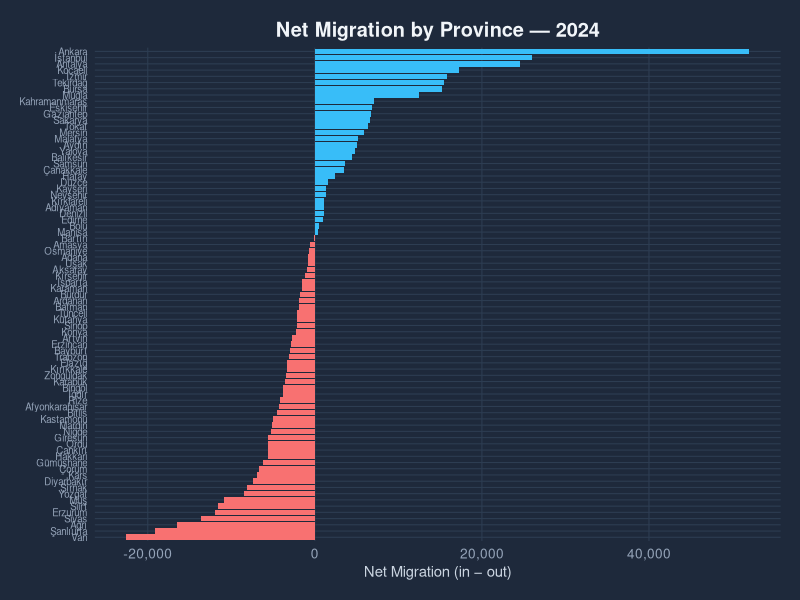
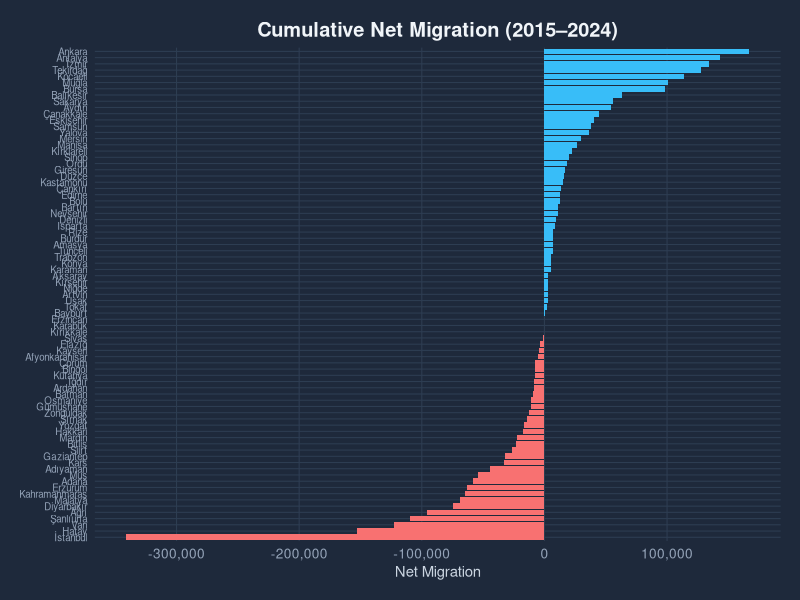
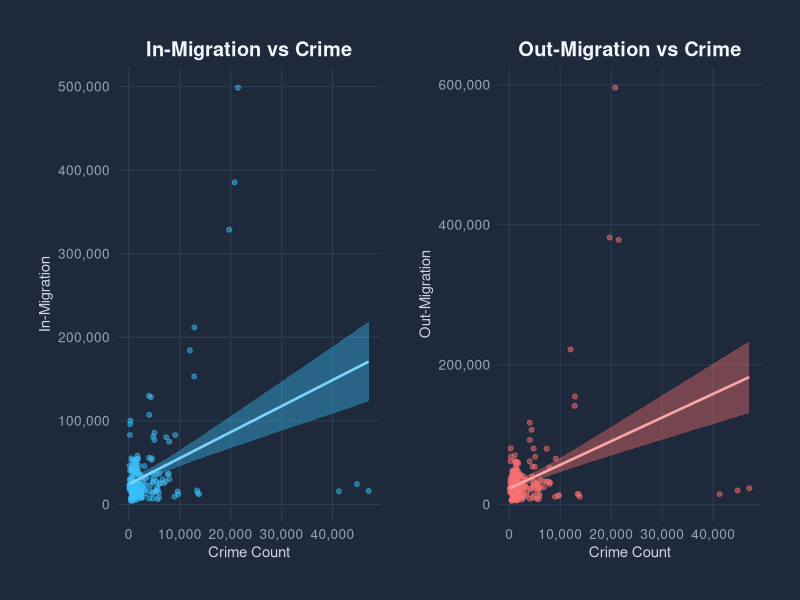
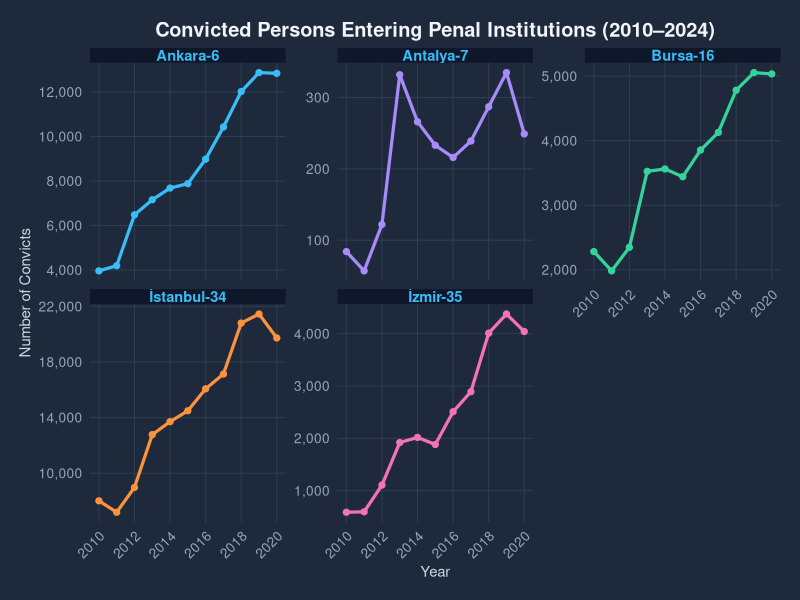
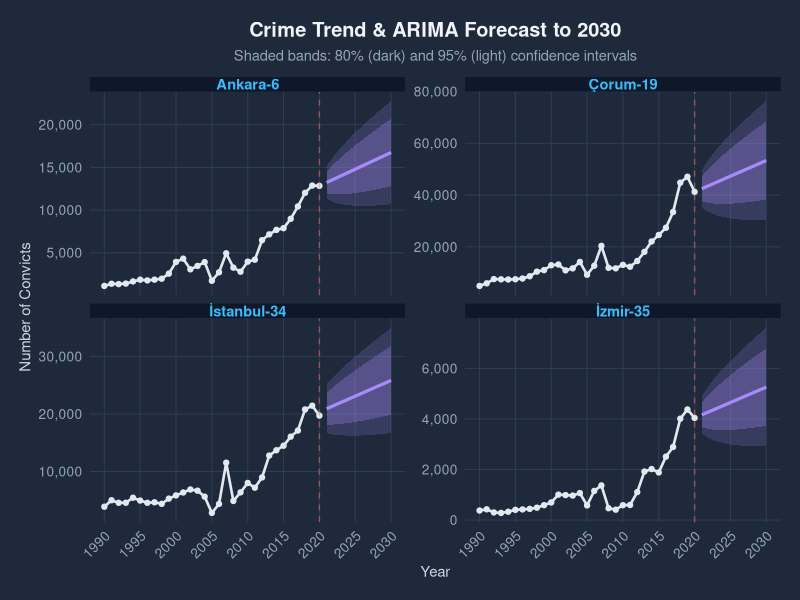
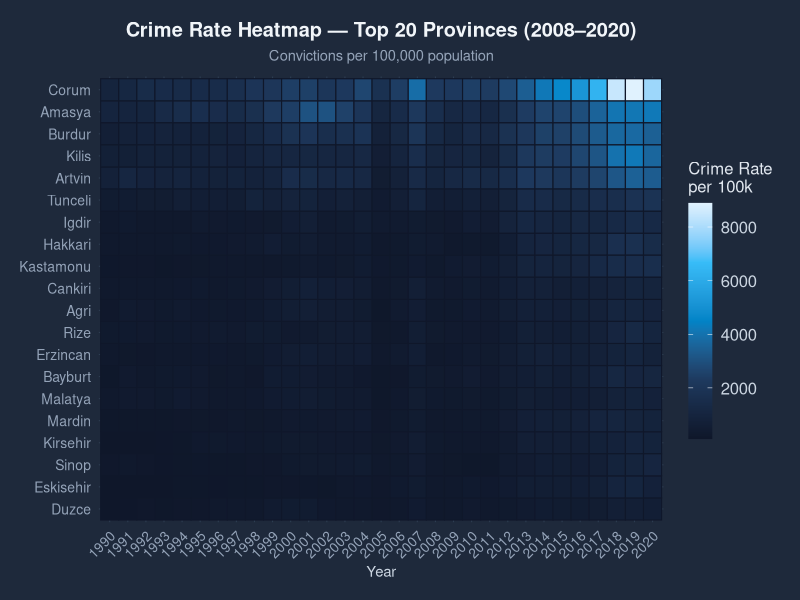
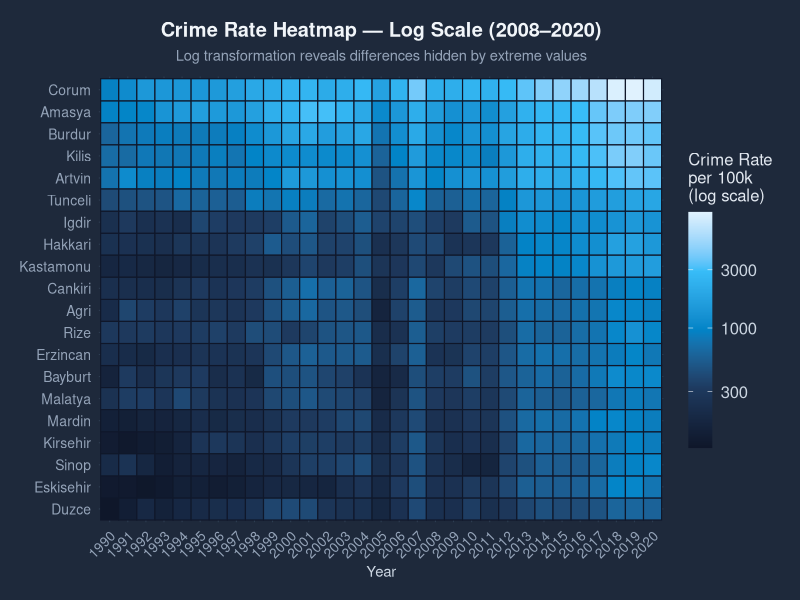
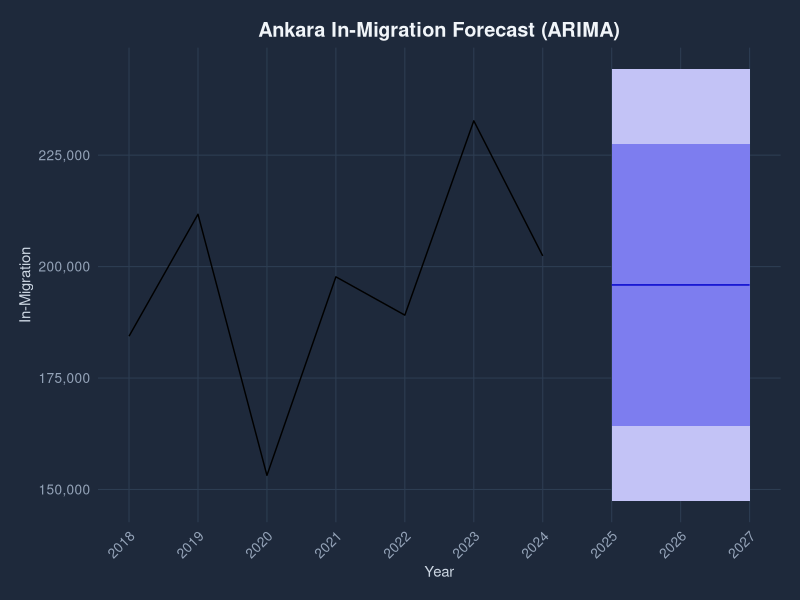

Here is the R script that generated these plots, in order:
## ---- chunk 1
#| message: false
#| warning: false
#| code-fold: false

library(readxl)
library(dplyr)
library(tidyr)
library(ggplot2)
library(scales)
library(forecast)
library(patchwork)
library(knitr)

# ── Dark ggplot2 theme matching the website ──────────────────────────────────
theme_dark_site <- function(base_size = 12) {
  theme_minimal(base_size = base_size) %+replace%
    theme(
      plot.background   = element_rect(fill = "#1e293b", color = NA),
      panel.background  = element_rect(fill = "#1e293b", color = NA),
      panel.grid.major  = element_line(color = "#2d3d52", linewidth = 0.35),
      panel.grid.minor  = element_blank(),
      axis.text         = element_text(color = "#94a3b8", size = base_size * 0.82),
      axis.title        = element_text(color = "#cbd5e1", size = base_size * 0.9),
      plot.title        = element_text(color = "#f1f5f9", face = "bold",
                                       size = base_size * 1.2, hjust = 0.5,
                                       margin = margin(b = 6)),
      plot.subtitle     = element_text(color = "#94a3b8", size = base_size * 0.88,
                                       hjust = 0.5, margin = margin(b = 10)),
      plot.caption      = element_text(color = "#64748b", size = base_size * 0.75),
      strip.background  = element_rect(fill = "#0f172a", color = NA),
      strip.text        = element_text(color = "#38bdf8", face = "bold",
                                       size = base_size * 0.88),
      legend.background = element_rect(fill = "#1e293b", color = NA),
      legend.text       = element_text(color = "#cbd5e1"),
      legend.title      = element_text(color = "#e2e8f0"),
      plot.margin       = margin(14, 14, 14, 14)
    )
}
theme_set(theme_dark_site())

COL_POS  <- "#38bdf8"   # sky-blue  — positive / in-migration
COL_NEG  <- "#f87171"   # coral-red — negative / out-migration
COL_FCST <- "#a78bfa"   # violet    — forecast
## ---- chunk 2
#| message: false
#| warning: false

il_temizle <- function(x) {
  x <- trimws(x)
  x <- gsub("İ","I",x); x <- gsub("ı","i",x)
  x <- gsub("ğ","g",x); x <- gsub("Ğ","G",x)
  x <- gsub("ü","u",x); x <- gsub("Ü","U",x)
  x <- gsub("ş","s",x); x <- gsub("Ş","S",x)
  x <- gsub("ö","o",x); x <- gsub("Ö","O",x)
  x <- gsub("ç","c",x); x <- gsub("Ç","C",x)
  toupper(x)
}

goc_cols <- c("Yil","Il","Toplam","Tayin","IsBulma","Egitim","Aile",
              "Konut","AileBagimli","MemleketeDonus","Saglik",
              "EvAlma","Emeklilik","Diger","Bilinmeyen")

goc_alan <- read_excel("data/aldigi_goc.xls", sheet = 1,
                        skip = 3, col_names = FALSE) %>%
  setNames(goc_cols) %>%
  fill(Yil, .direction = "down") %>%
  filter(!is.na(Il), !grepl("Province|Toplam|İl", Il, ignore.case = TRUE)) %>%
  mutate(Il_key = il_temizle(Il),
         across(c(Yil, Toplam:Bilinmeyen), ~ suppressWarnings(as.numeric(.)))) %>%
  filter(!is.na(Yil))

goc_veren <- read_excel("data/verdigi_goc.xls", sheet = 1,
                         skip = 3, col_names = FALSE) %>%
  setNames(goc_cols) %>%
  fill(Yil, .direction = "down") %>%
  filter(!is.na(Il), !grepl("Province|Toplam|İl", Il, ignore.case = TRUE)) %>%
  mutate(Il_key = il_temizle(Il),
         across(c(Yil, Toplam:Bilinmeyen), ~ suppressWarnings(as.numeric(.)))) %>%
  filter(!is.na(Yil))

crime_raw   <- read_excel("data/suc.xls", sheet = 1)
sucsuc      <- crime_raw
crime_clean <- crime_raw[-1, ]
colnames(crime_clean)[1] <- "Yil"

crime_long <- crime_clean %>%
  select(-2) %>%
  pivot_longer(cols = -Yil, names_to = "Il", values_to = "SucSayisi") %>%
  mutate(Il        = gsub("-.*", "", Il),
         Il_key    = il_temizle(Il),
         Yil       = suppressWarnings(as.numeric(Yil)),
         SucSayisi = suppressWarnings(as.numeric(SucSayisi)))

heat_df <- crime_long %>% rename(Suc = SucSayisi)

crime_2018 <- crime_long %>% filter(Yil >= 2018)

analiz_df <- goc_alan %>%
  select(Yil, Il, Il_key, AlinanGoc = Toplam) %>%
  left_join(goc_veren %>% select(Yil, Il_key, VerilenGoc = Toplam),
            by = c("Yil", "Il_key")) %>%
  left_join(crime_2018  %>% select(Yil, Il_key, SucSayisi),
            by = c("Yil", "Il_key")) %>%
  select(Yil, Il, AlinanGoc, VerilenGoc, SucSayisi)

suc_long <- sucsuc %>%
  rename(Yil = 1) %>%
  select(-2) %>%
  pivot_longer(cols = -Yil, names_to = "Il", values_to = "HukumluSayisi") %>%
  mutate(Yil = suppressWarnings(as.numeric(Yil)),
         HukumluSayisi = suppressWarnings(as.numeric(HukumluSayisi))) %>%
  filter(!is.na(Yil), !is.na(HukumluSayisi))
## ---- chunk 3
#| fig-width: 9
#| fig-height: 10

net_2024 <- goc_alan %>%
  filter(Yil == 2024) %>%
  select(Il, AlinanGoc = Toplam) %>%
  left_join(goc_veren %>% filter(Yil == 2024) %>%
              select(Il, VerilenGoc = Toplam), by = "Il") %>%
  mutate(Net = AlinanGoc - VerilenGoc) %>%
  filter(!is.na(Net))

ggplot(net_2024, aes(reorder(Il, Net), Net, fill = Net > 0)) +
  geom_col() +
  coord_flip() +
  scale_y_continuous(labels = comma) +
  scale_fill_manual(values = c(COL_NEG, COL_POS), guide = "none") +
  labs(title = "Net Migration by Province — 2024",
       x = NULL, y = "Net Migration (in − out)") +
  theme(axis.text.y = element_text(size = 7))
## ---- chunk 4
#| fig-width: 9
#| fig-height: 10

sy <- max(goc_alan$Yil, na.rm = TRUE); iy <- sy - 9

net_10 <- goc_alan %>% filter(Yil >= iy) %>%
  group_by(Il) %>% summarise(In  = sum(Toplam, na.rm = TRUE), .groups = "drop") %>%
  left_join(goc_veren %>% filter(Yil >= iy) %>%
              group_by(Il) %>% summarise(Out = sum(Toplam, na.rm = TRUE), .groups = "drop"),
            by = "Il") %>%
  mutate(Net = In - Out) %>% filter(!is.na(Net))

ggplot(net_10, aes(reorder(Il, Net), Net, fill = Net > 0)) +
  geom_col() +
  coord_flip() +
  scale_y_continuous(labels = comma) +
  scale_fill_manual(values = c(COL_NEG, COL_POS), guide = "none") +
  labs(title = paste0("Cumulative Net Migration (", iy, "–", sy, ")"),
       x = NULL, y = "Net Migration") +
  theme(axis.text.y = element_text(size = 7))
## ---- chunk 5
#| message: false

df_cor <- analiz_df %>%
  filter(!is.na(SucSayisi), !is.na(AlinanGoc), !is.na(VerilenGoc))

ci  <- cor.test(df_cor$AlinanGoc,  df_cor$SucSayisi)
co  <- cor.test(df_cor$VerilenGoc, df_cor$SucSayisi)

tibble(
  Comparison     = c("In-Migration vs Crime", "Out-Migration vs Crime"),
  `Pearson r`    = round(c(ci$estimate, co$estimate), 4),
  `t-statistic`  = round(c(ci$statistic, co$statistic), 3),
  `p-value`      = format(c(ci$p.value, co$p.value), scientific = TRUE, digits = 3),
  `95% CI Lower` = round(c(ci$conf.int[1], co$conf.int[1]), 4),
  `95% CI Upper` = round(c(ci$conf.int[2], co$conf.int[2]), 4)
) %>% kable(align = c("l","r","r","r","r","r"),
            caption = "Pearson Correlation: Migration vs. Crime Count")
## ---- chunk 6
lm_in  <- lm(AlinanGoc  ~ SucSayisi, data = df_cor)
lm_out <- lm(VerilenGoc ~ SucSayisi, data = df_cor)

make_row <- function(m, label) {
  s <- coef(summary(m))
  r2 <- round(summary(m)$r.squared, 4)
  data.frame(Model = c(label,""), Term = rownames(s),
             Estimate = round(s[,1],3), SE = round(s[,2],3),
             `t value` = round(s[,3],3),
             `p-value` = signif(s[,4],3),
             `R²` = c(r2, NA), check.names = FALSE)
}

rbind(make_row(lm_in,"In-Migration ~ Crime"),
      make_row(lm_out,"Out-Migration ~ Crime")) %>%
  kable(align = c("l","l","r","r","r","r","r"),
        caption = "Linear Regression: Migration ~ Crime Count")
## ---- chunk 7
#| fig-width: 10
#| fig-height: 4.5

p1 <- ggplot(df_cor, aes(SucSayisi, AlinanGoc)) +
  geom_point(color = COL_POS, alpha = 0.5, size = 1.4) +
  geom_smooth(method = "lm", color = "#7dd3fc", fill = "#38bdf822", linewidth = 0.9) +
  scale_x_continuous(labels = comma) + scale_y_continuous(labels = comma) +
  labs(title = "In-Migration vs Crime", x = "Crime Count", y = "In-Migration")

p2 <- ggplot(df_cor, aes(SucSayisi, VerilenGoc)) +
  geom_point(color = COL_NEG, alpha = 0.5, size = 1.4) +
  geom_smooth(method = "lm", color = "#fca5a5", fill = "#f8717122", linewidth = 0.9) +
  scale_x_continuous(labels = comma) + scale_y_continuous(labels = comma) +
  labs(title = "Out-Migration vs Crime", x = "Crime Count", y = "Out-Migration")

p1 + p2
## ---- chunk 8
#| fig-width: 10
#| fig-height: 6

buyuk <- c("İstanbul-34","Ankara-6","İzmir-35","Antalya-7","Bursa-16")

ggplot(suc_long %>% filter(Il %in% buyuk, Yil >= 2010),
       aes(Yil, HukumluSayisi, color = Il)) +
  geom_line(linewidth = 1.1) + geom_point(size = 1.8) +
  facet_wrap(~Il, scales = "free_y", nrow = 2) +
  scale_y_continuous(labels = comma) +
  scale_x_continuous(breaks = seq(2010,2024,2)) +
  scale_color_manual(values = c("#38bdf8","#a78bfa","#34d399","#fb923c","#f472b6")) +
  labs(title = "Convicted Persons Entering Penal Institutions (2010–2024)",
       x = "Year", y = "Number of Convicts") +
  theme(legend.position = "none", axis.text.x = element_text(angle = 45, hjust = 1))
## ---- chunk 9
#| fig-width: 10
#| fig-height: 8

iller <- c("İstanbul-34","Ankara-6","İzmir-35","Çorum-19")
res   <- data.frame()

for (il in iller) {
  d <- suc_long %>% filter(Il == il) %>% arrange(Yil)
  if (nrow(d) < 5) next
  sy  <- max(d$Yil); h <- 2030 - sy
  ts_ <- ts(d$HukumluSayisi, start = min(d$Yil), frequency = 1)
  fit <- auto.arima(ts_, seasonal = FALSE, stepwise = TRUE, approximation = TRUE)
  fc  <- forecast(fit, h = h)
  res <- bind_rows(res,
    data.frame(Il=il, Yil=d$Yil, Val=d$HukumluSayisi, Type="Actual",
               L80=NA,U80=NA,L95=NA,U95=NA),
    data.frame(Il=il, Yil=seq(sy+1,2030),
               Val=as.numeric(fc$mean), Type="Forecast",
               L80=as.numeric(fc$lower[,1]), U80=as.numeric(fc$upper[,1]),
               L95=as.numeric(fc$lower[,2]), U95=as.numeric(fc$upper[,2])))
}

ggplot(res, aes(Yil, Val)) +
  geom_ribbon(data=filter(res,Type=="Forecast"), aes(ymin=L95,ymax=U95),
              fill=COL_FCST, alpha=0.18) +
  geom_ribbon(data=filter(res,Type=="Forecast"), aes(ymin=L80,ymax=U80),
              fill=COL_FCST, alpha=0.30) +
  geom_line(data=filter(res,Type=="Actual"),  color="#e2e8f0", linewidth=0.9) +
  geom_point(data=filter(res,Type=="Actual"), color="#e2e8f0", size=1.5) +
  geom_line(data=filter(res,Type=="Forecast"),color=COL_FCST,  linewidth=1.1) +
  geom_vline(xintercept=2020, linetype="dashed", color=COL_NEG, alpha=0.5) +
  facet_wrap(~Il, scales="free_y", ncol=2) +
  scale_x_continuous(breaks=seq(1990,2030,5), limits=c(1990,2030)) +
  scale_y_continuous(labels=comma) +
  labs(title    = "Crime Trend & ARIMA Forecast to 2030",
       subtitle = "Shaded bands: 80% (dark) and 95% (light) confidence intervals",
       x="Year", y="Number of Convicts") +
  theme(axis.text.x = element_text(angle=45, hjust=1))
## ---- chunk 10
tibble(
  Province  = c("İstanbul","Ankara","İzmir","Çorum"),
  `2021`    = c(20923L, 13231L,  4163L, 42478L),
  `2025`    = c(23117L, 14793L,  4652L, 47325L),
  `2030`    = c(25858L, 16746L,  5262L, 53385L)
) %>%
  mutate(across(where(is.integer), ~ format(.x, big.mark=","))) %>%
  kable(align = c("l","r","r","r"),
        caption = "ARIMA Point-Estimate Forecasts — Number of Convicted Persons")
## ---- chunk 11
#| message: false

population_df <- tibble(
  Il = c("Adana","Adiyaman","Afyonkarahisar","Agri","Aksaray","Amasya",
         "Ankara","Antalya","Ardahan","Artvin","Aydin","Balikesir","Bartin",
         "Batman","Bayburt","Bilecik","Bingol","Bitlis","Bolu","Burdur",
         "Bursa","Canakkale","Cankiri","Corum","Denizli","Diyarbakir","Duzce",
         "Edirne","Elazig","Erzincan","Erzurum","Eskisehir","Gaziantep",
         "Giresun","Gumushane","Hakkari","Hatay","Igdir","Isparta","Istanbul",
         "Izmir","Kahramanmaras","Karabuk","Karaman","Kars","Kastamonu",
         "Kayseri","Kilis","Kirikkale","Kirklareli","Kirsehir","Kocaeli",
         "Konya","Kutahya","Malatya","Manisa","Mardin","Mersin","Mugla","Mus",
         "Nevsehir","Nigde","Ordu","Osmaniye","Rize","Sakarya","Samsun",
         "Sanliurfa","Siirt","Sinop","Sirnak","Sivas","Tekirdag","Tokat",
         "Trabzon","Tunceli","Usak","Van","Yalova","Yozgat","Zonguldak"),
  Pop = c(2150000,610000,710000,540000,390000,330000,5200000,2200000,
          100000,170000,1050000,1200000,190000,550000,80000,210000,
          260000,340000,290000,260000,2800000,500000,180000,530000,
          980000,1600000,350000,400000,570000,220000,760000,780000,
          1800000,420000,140000,280000,1500000,190000,420000,14000000,
          4000000,1050000,230000,240000,300000,370000,1300000,130000,
          280000,350000,220000,1700000,2100000,570000,760000,1350000,
          780000,1700000,900000,400000,290000,340000,750000,500000,
          330000,950000,1250000,1900000,310000,210000,450000,620000,
          900000,610000,750000,85000,350000,1100000,230000,420000,600000))

fix_tr <- function(x) {
  pairs <- list(c("Ç","C"),c("Ğ","G"),c("İ","I"),c("Ö","O"),c("Ş","S"),c("Ü","U"),
                c("ç","c"),c("ğ","g"),c("ı","i"),c("ö","o"),c("ş","s"),c("ü","u"))
  x <- trimws(x)
  for (p in pairs) x <- gsub(p[1],p[2],x)
  x
}

heat_rate <- heat_df %>%
  mutate(Il = fix_tr(Il)) %>%
  filter(!is.na(Il), Il != "",
         !grepl("^\\.\\.\\.[0-9]+$|^[0-9]+$", Il)) %>%
  left_join(population_df, by = "Il") %>%
  mutate(Rate = (Suc / Pop) * 1e5) %>%
  filter(!is.na(Rate))

top20 <- heat_rate %>%
  group_by(Il) %>% summarise(Avg = mean(Rate, na.rm=TRUE), .groups="drop") %>%
  slice_max(Avg, n=20)
## ---- chunk 12
#| fig-width: 11
#| fig-height: 8

ggplot(heat_rate %>% filter(Il %in% top20$Il),
       aes(factor(Yil), reorder(Il, Rate), fill = Rate)) +
  geom_tile(color = "#0f172a", linewidth = 0.4) +
  scale_fill_gradientn(
    colours = c("#0f172a","#1e3a5f","#0284c7","#38bdf8","#e0f2fe"),
    name = "Crime Rate\nper 100k") +
  labs(title    = "Crime Rate Heatmap — Top 20 Provinces (2008–2020)",
       subtitle = "Convictions per 100,000 population",
       x = "Year", y = NULL) +
  theme(axis.text.x  = element_text(angle=45, hjust=1),
        axis.text.y  = element_text(size=10),
        panel.grid   = element_blank(),
        legend.key.height = unit(1.2,"cm"))
## ---- chunk 13
#| fig-width: 11
#| fig-height: 8

ggplot(heat_rate %>% filter(Il %in% top20$Il),
       aes(factor(Yil), reorder(Il, Rate), fill = Rate)) +
  geom_tile(color = "#0f172a", linewidth = 0.4) +
  scale_fill_gradientn(
    colours = c("#0f172a","#1e3a5f","#0284c7","#38bdf8","#e0f2fe"),
    trans   = "log10",
    name = "Crime Rate\nper 100k\n(log scale)") +
  labs(title    = "Crime Rate Heatmap — Log Scale (2008–2020)",
       subtitle = "Log transformation reveals differences hidden by extreme values",
       x = "Year", y = NULL) +
  theme(axis.text.x  = element_text(angle=45, hjust=1),
        axis.text.y  = element_text(size=10),
        panel.grid   = element_blank(),
        legend.key.height = unit(1.2,"cm"))
## ---- chunk 14
#| fig-width: 9
#| fig-height: 5

ankara <- goc_alan %>%
  filter(Il == "Ankara") %>%
  group_by(Yil) %>% summarise(Goc = sum(Toplam, na.rm=TRUE), .groups="drop") %>%
  arrange(Yil)

if (nrow(ankara) >= 4) {
  fit_a <- auto.arima(ts(ankara$Goc, start=min(ankara$Yil), frequency=1),
                       seasonal=FALSE, stepwise=TRUE, approximation=TRUE)
  fc_a  <- forecast(fit_a, h=3)
  autoplot(fc_a) +
    scale_x_continuous(breaks=seq(2018,2027,1)) +
    scale_y_continuous(labels=comma) +
    labs(title="Ankara In-Migration Forecast (ARIMA)",
         x="Year", y="In-Migration") +
    theme_dark_site() +
    theme(axis.text.x = element_text(angle=45, hjust=1))
}
